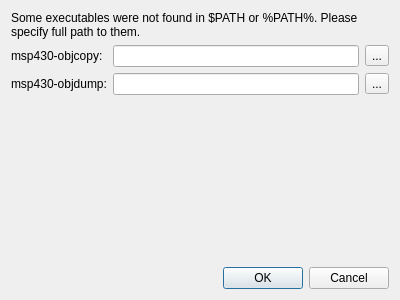
<?xml version="1.0" encoding="UTF-8"?>
<ui version="4.0">
 <class>PathDialog</class>
 <widget class="QDialog" name="PathDialog">
  <property name="geometry">
   <rect>
    <x>0</x>
    <y>0</y>
    <width>400</width>
    <height>300</height>
   </rect>
  </property>
  <property name="windowTitle">
   <string>Path to tools</string>
  </property>
  <layout class="QGridLayout" name="gridLayout_2">
   <item row="0" column="0">
    <widget class="QLabel" name="label">
     <property name="text">
      <string>&lt;html&gt;&lt;head/&gt;&lt;body&gt;&lt;p&gt;Some executables were not found in $PATH or %PATH%. Please specify full path to them.&lt;/p&gt;&lt;/body&gt;&lt;/html&gt;</string>
     </property>
     <property name="wordWrap">
      <bool>true</bool>
     </property>
    </widget>
   </item>
   <item row="1" column="0">
    <layout class="QGridLayout" name="gridLayout">
     <item row="0" column="0">
      <widget class="QLabel" name="label_2">
       <property name="text">
        <string>msp430-objcopy:</string>
       </property>
      </widget>
     </item>
     <item row="0" column="1">
      <widget class="QLineEdit" name="objcopy"/>
     </item>
     <item row="0" column="2">
      <widget class="QToolButton" name="objcopyBrowse">
       <property name="text">
        <string>...</string>
       </property>
      </widget>
     </item>
     <item row="1" column="0">
      <widget class="QLabel" name="label_3">
       <property name="text">
        <string>msp430-objdump:</string>
       </property>
      </widget>
     </item>
     <item row="1" column="1">
      <widget class="QLineEdit" name="objdump"/>
     </item>
     <item row="1" column="2">
      <widget class="QToolButton" name="objdumpBrowse">
       <property name="text">
        <string>...</string>
       </property>
      </widget>
     </item>
    </layout>
   </item>
   <item row="2" column="0">
    <spacer name="verticalSpacer">
     <property name="orientation">
      <enum>Qt::Vertical</enum>
     </property>
     <property name="sizeHint" stdset="0">
      <size>
       <width>20</width>
       <height>154</height>
      </size>
     </property>
    </spacer>
   </item>
   <item row="3" column="0">
    <widget class="QDialogButtonBox" name="buttonBox">
     <property name="orientation">
      <enum>Qt::Horizontal</enum>
     </property>
     <property name="standardButtons">
      <set>QDialogButtonBox::Cancel|QDialogButtonBox::Ok</set>
     </property>
    </widget>
   </item>
  </layout>
 </widget>
 <resources/>
 <connections>
  <connection>
   <sender>buttonBox</sender>
   <signal>accepted()</signal>
   <receiver>PathDialog</receiver>
   <slot>accept()</slot>
   <hints>
    <hint type="sourcelabel">
     <x>248</x>
     <y>254</y>
    </hint>
    <hint type="destinationlabel">
     <x>157</x>
     <y>274</y>
    </hint>
   </hints>
  </connection>
  <connection>
   <sender>buttonBox</sender>
   <signal>rejected()</signal>
   <receiver>PathDialog</receiver>
   <slot>reject()</slot>
   <hints>
    <hint type="sourcelabel">
     <x>316</x>
     <y>260</y>
    </hint>
    <hint type="destinationlabel">
     <x>286</x>
     <y>274</y>
    </hint>
   </hints>
  </connection>
 </connections>
</ui>
